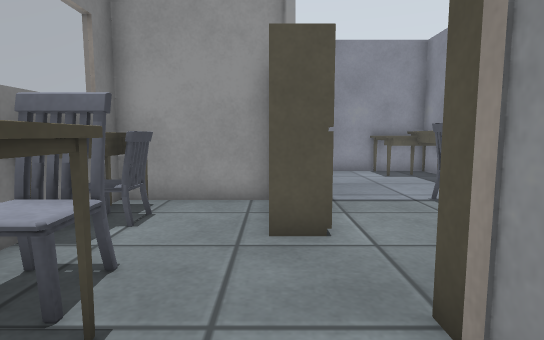
View 1 (above)

15 first-person views from a walk through a robot-simulator world made for Gazebo. The camera is 0.78 m above the floor, tilts 6° down and sees 80° across. The floor is counted in squares, 0.5 m on a side. Each view is taken from the middle of a square. On the plan, view 1 faces up. The plan holds only what a view shows up to about 15 squares ahead; the rest is blank. Surface patterns are stand-ins for the level's own textures.

View 2
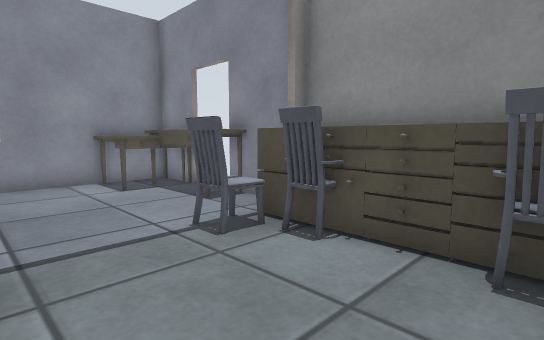

View 3
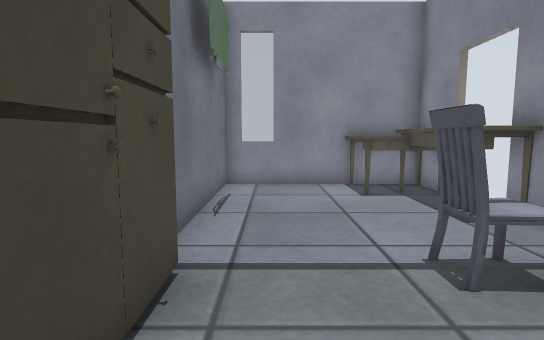

View 4
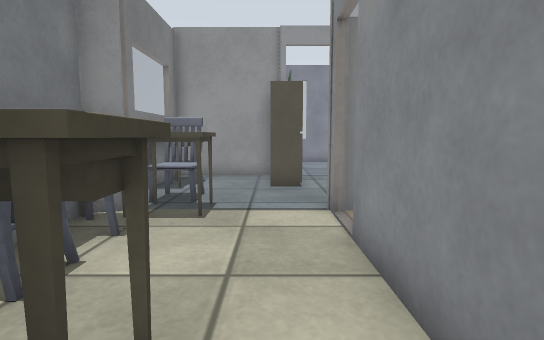

View 5
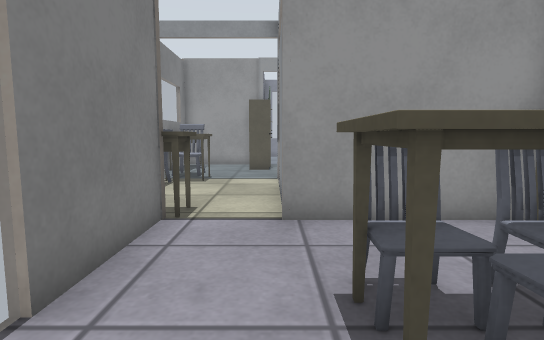

View 6
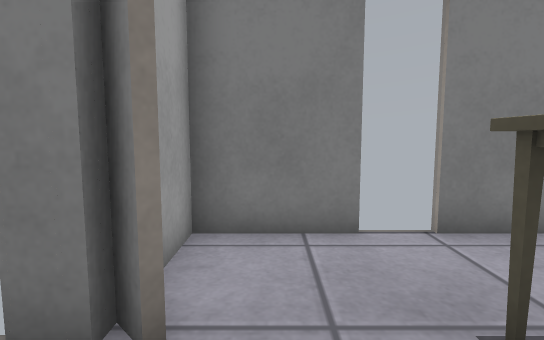

View 7
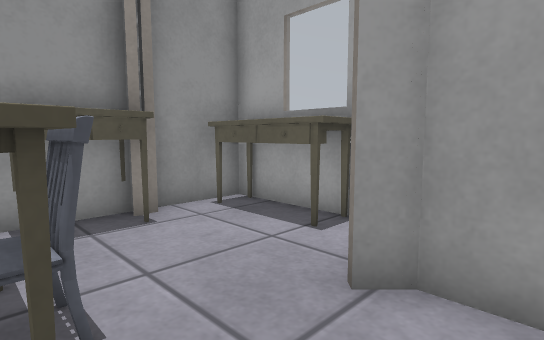

View 8
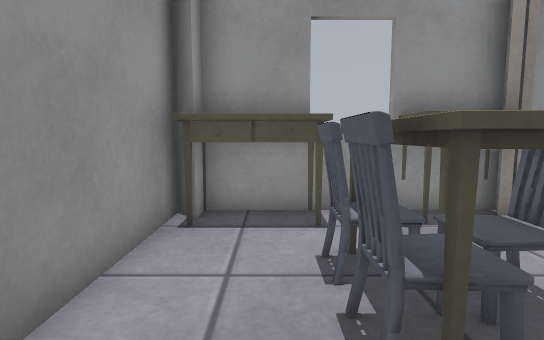

View 9
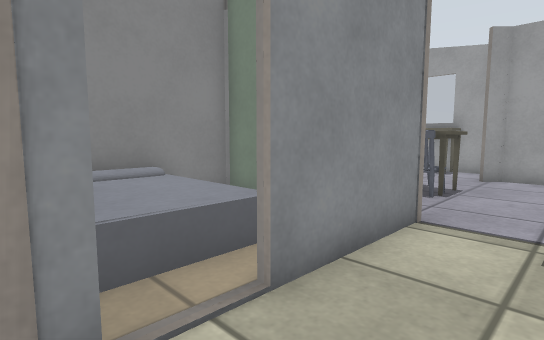

View 10
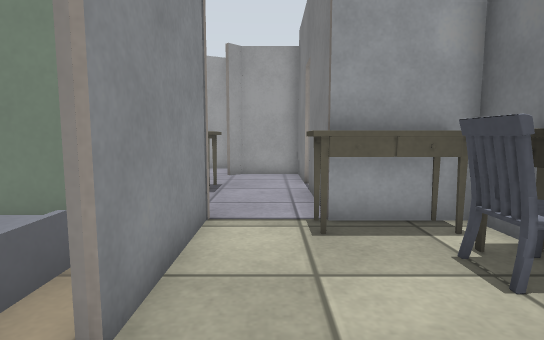

View 11
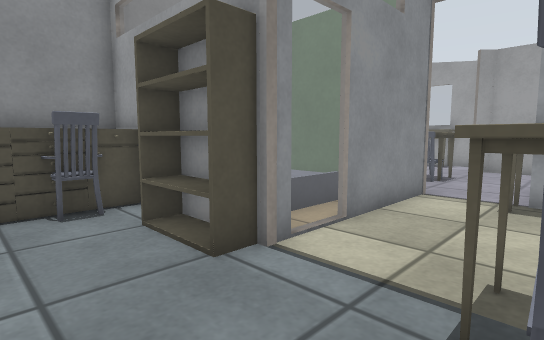

View 12
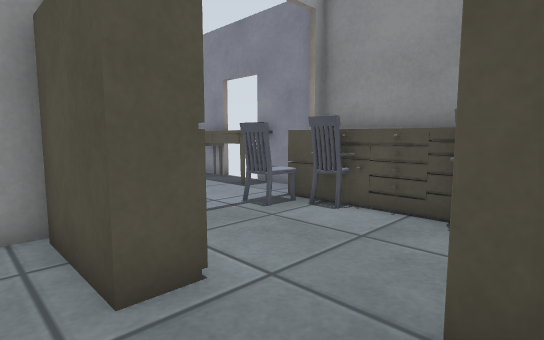

View 13
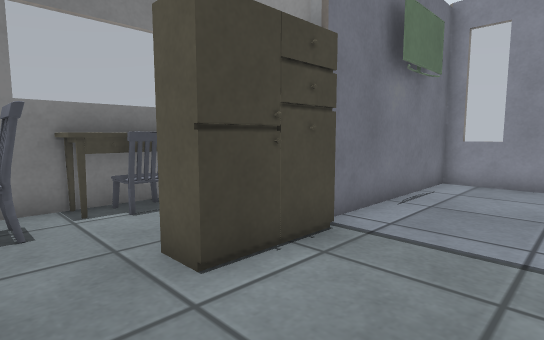

View 14
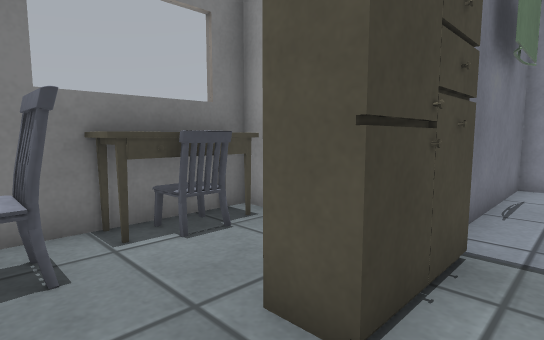

View 15
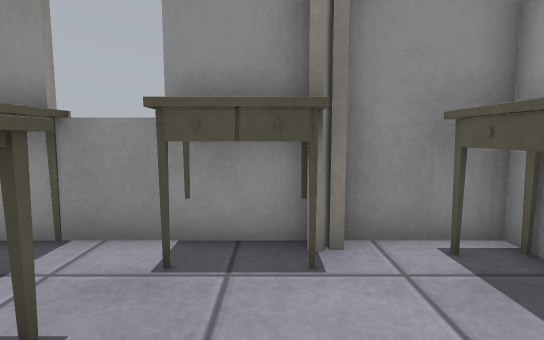

### Floor plan
Key: @ floor where view 1 was taken; # wall or solid block; . floor; = window, fence, low wall or low ledge.
Columns run from 4 left of view 1 to 7 right of it. Each row starts with its distance up from view 1.
 15     ##=###
 14     #....##
 13     #....##
 12     #.....#
 11     #.....##
 10     #.....##
  9     #......#
  8  ####...##.#
  7  #..##..####
  6  #..##...###
  5  #..##....#
  4  ##......##
  3  ==......##
  2  ##...####
  1  ##..====
  0  #..@.===
 -1 ##...#=====#
 -2 ##...#=====#
 -3 #===.#     #
 -4 ####.#######
 -5    #......##
 -6    #......##
 -7    #..###.##
 -8    =..###..#
 -9    #......##
-10    #......##
-11    #..#....#
-12    ###=....#
-13      #######

Positions as (right, up) in squares from view 1, and headings:
1: (0, 0), facing up
2: (1, 3), facing up-right
3: (2, 4), facing up
4: (0, -5), facing up
5: (1, -10), facing up
6: (4, -10), facing left
7: (0, -8), facing down-right
8: (0, -6), facing right
9: (-1, 2), facing down-right
10: (0, 2), facing down
11: (-2, 5), facing down-right
12: (-1, 2), facing up-right
13: (4, 3), facing up-left
14: (2, 3), facing up-left
15: (2, -10), facing right
